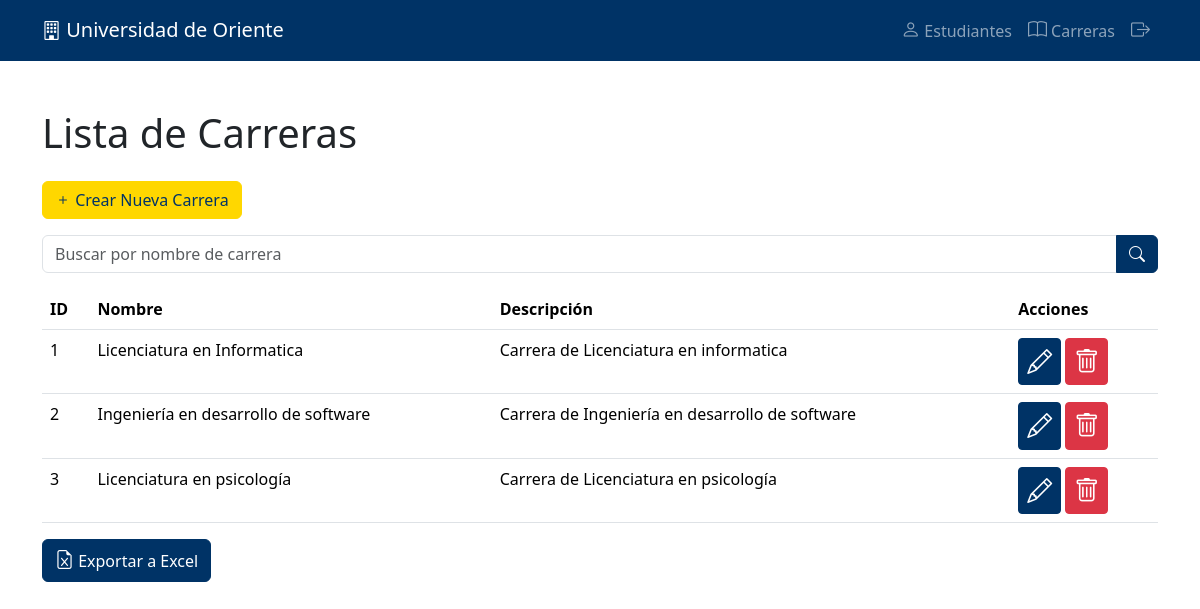
Page /admin/Views/index_career.php (signed in) on the committed database.
### tables this page shows
CREATE TABLE Careers(
        id_career INT PRIMARY KEY AUTO_INCREMENT NOT NULL,
        name_career VARCHAR(50),
        description_career VARCHAR(255)
    );

### admin/Controllers/index_code.php (called while the page is built, shortened)
<?php
    include '../../conf/conf.php';
    $search = "";
    $query = "SELECT * FROM Careers
    WHERE name_career LIKE '%$search%'";
    try {
        $stmt = $connection->prepare($query);
        $stmt->execute();
        $careers = $stmt->fetchAll(PDO::FETCH_ASSOC);
    } catch (PDOException $e) {
        echo "Error al ejecutar la consulta: " . $e->getMessage();
    }
?>

### admin/Views/index_career.php (the view, shortened to what this page needs)
<!DOCTYPE html>
<html lang="en">
<head>
    <link href="https://cdn.jsdelivr.net/npm/bootstrap@5.3.3/dist/css/bootstrap.min.css" rel="stylesheet">
    <link rel="stylesheet" href="../../css/style.css">
    <link href="https://cdn.jsdelivr.net/npm/bootstrap-icons@1.10.5/font/bootstrap-icons.css" rel="stylesheet">
</head>
<body>
    <nav class="navbar navbar-expand-lg navbar-dark bg-dark justify-content-between">
        <div class="container">
            <a class="navbar-brand" href="#">
            <i class="bi bi-building" style="font-size: 19px;"></i> Universidad de Oriente
            </a>
            <div class="collapse navbar-collapse" id="navbarNav">
                <ul class="navbar-nav">
                    <li class="nav-item">
                        <a class="nav-link" href="./index_student.php"> <i class="bi bi-person bi-lg" style="font-size: 19px;"></i> Estudiantes</a>
                    </li>
                    <li class="nav-item">
                        <a class="nav-link" href="./index_career.php"> <i class="bi bi-book bi-lg" style="font-size: 19px;"></i> Carreras</a>
                    </li>
                    <li class="nav-item">
                        <a class="nav-link" href="../Controllers/logout.php"><i class="bi bi-box-arrow-right" style="font-size: 19px;"></i></a>
                    </li>
                </ul>
            </div>
        </div>
    </nav>
    <div class="container mt-5">
        <h1 class="mb-4">Lista de Carreras</h1>
        <a href="./create_career.php" class="btn btn-success mb-3" >
            <i class="bi bi-plus"></i> Crear Nueva Carrera
        </a>
        <form method="POST" action="./index_career.php">
            <div class="input-group mb-3">
                <input type="text" id="searchInput" class="form-control" name="search" placeholder="Buscar por nombre de carrera">
                <button type="submit" class="btn btn-primary"><i class="bi bi-search"></i></button>
            </div>
        </form>
        <table class="table">
            <thead class="thead-dark">
                <tr>
                    <th>ID</th>
                    <th>Nombre</th>
                    <th>Descripción</th>
                    <th>Acciones</th>
                </tr>
            </thead>
            <tbody id="careerList">
                <?php
                include '../Controllers/index_code.php';
                foreach ($careers as $career): ?>
                    <tr>
                        <td><?php echo $career['id_career']; ?></td>
                        <td><?php echo $career['name_career']; ?></td>
                        <td><?php echo $career['description_career']; ?></td>
                        <td>
                            <a href="../Controllers/GetById.php?action=edit&id=<?php echo $career['id_career']; ?>" class="btn btn-primary btn-sm mr-2">
                                <i class="bi bi-pencil" style="font-size: 25px;"></i>
                            </a>
                            <a href="../Controllers/GetById.php?action=delete&id=<?php echo $career['id_career']; ?>" class="btn btn-danger btn-sm">
                                <i class="bi bi-trash" style="font-size: 25px;"></i>
                            </a>
                        </td>
                    </tr>
                <?php endforeach; ?>
            </tbody>
        </table>
        <a href="../Controllers/export_careers_to_csv.php" class="btn btn-primary"><i class="bi bi-file-earmark-excel" style="font-size: 19px;"></i> Exportar a Excel</a>
    </div>
</body>
</html>

### css/style.css (style rules this page uses)
:root { --univo-blue: #003366; --univo-yellow: #FFD700; }
.navbar { background-color: var(--univo-blue) !important; }
.navbar-nav { margin-left: auto; }
.btn-primary { background-color: var(--univo-blue); border-color: var(--univo-blue); }
.btn-success { background-color: var(--univo-yellow); border-color: var(--univo-yellow); color: var(--univo-blue); }
.thead-dark { background-color: var(--univo-blue); color: white; }

### rows in the picture
careers: id_career "1", name_career "Licenciatura en Informatica", description_career "Carrera de Licenciatura en informatica"
careers: id_career "2", name_career "Ingeniería en desarrollo de software", description_career "Carrera de Ingeniería en desarrollo de software"
careers: id_career "3", name_career "Licenciatura en psicología", description_career "Carrera de Licenciatura en psicología"
